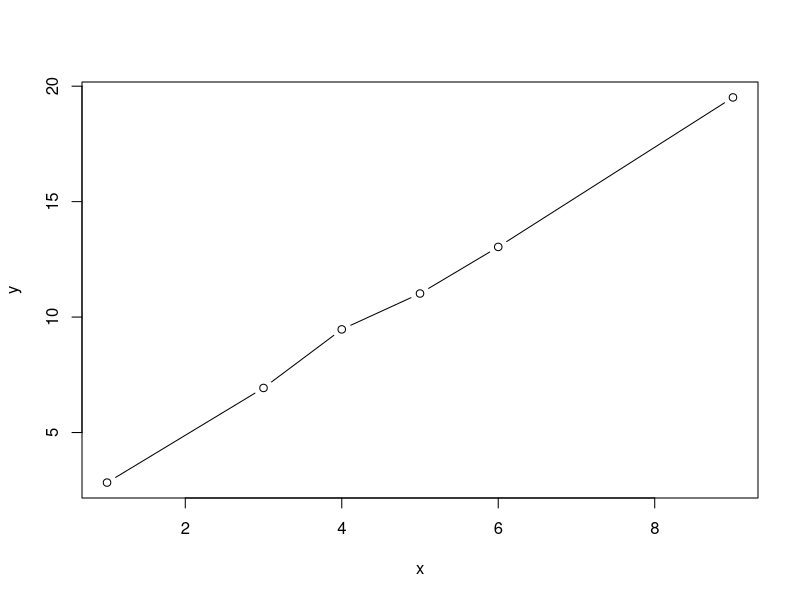
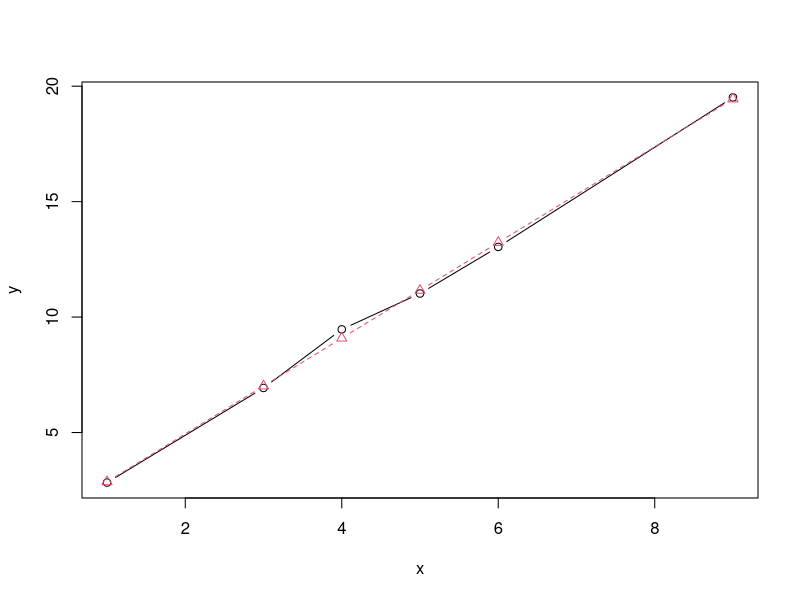
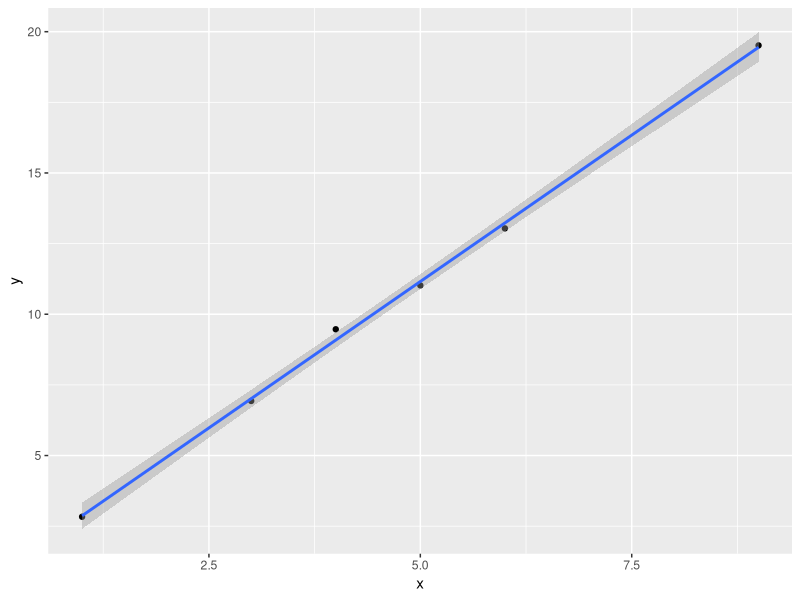
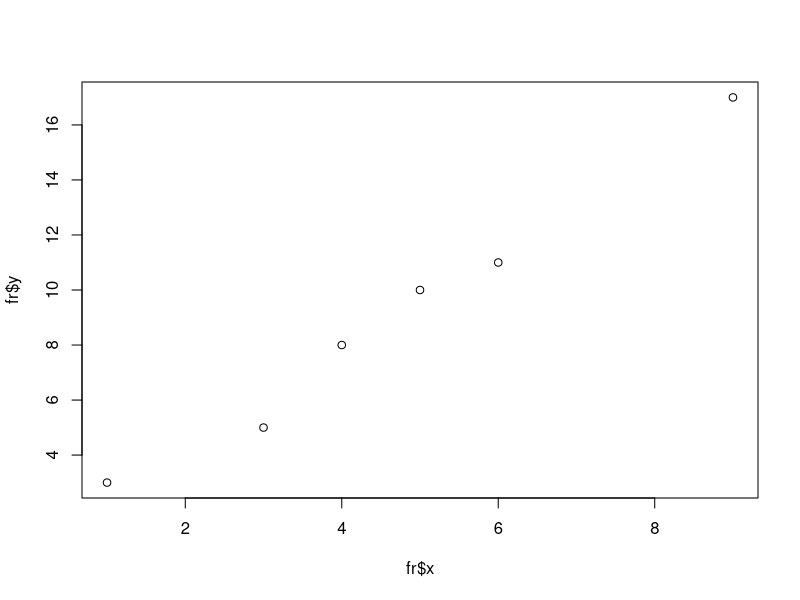
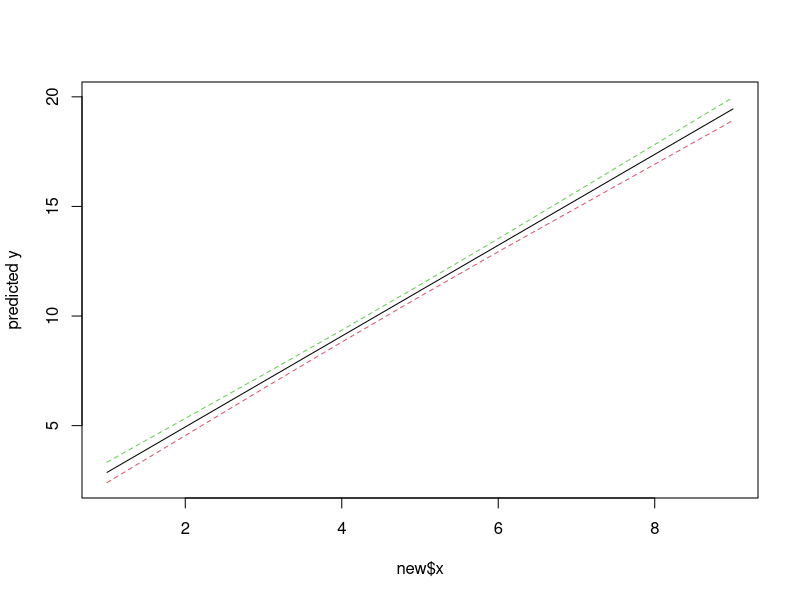
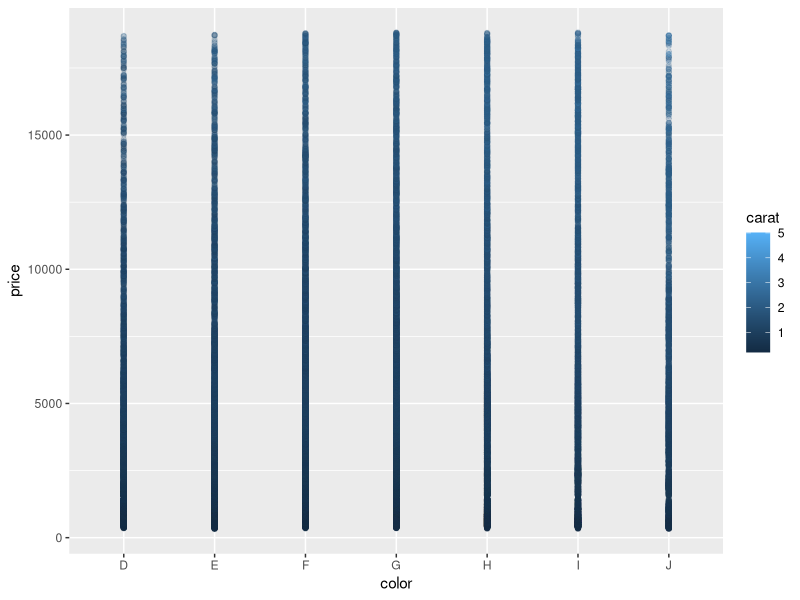
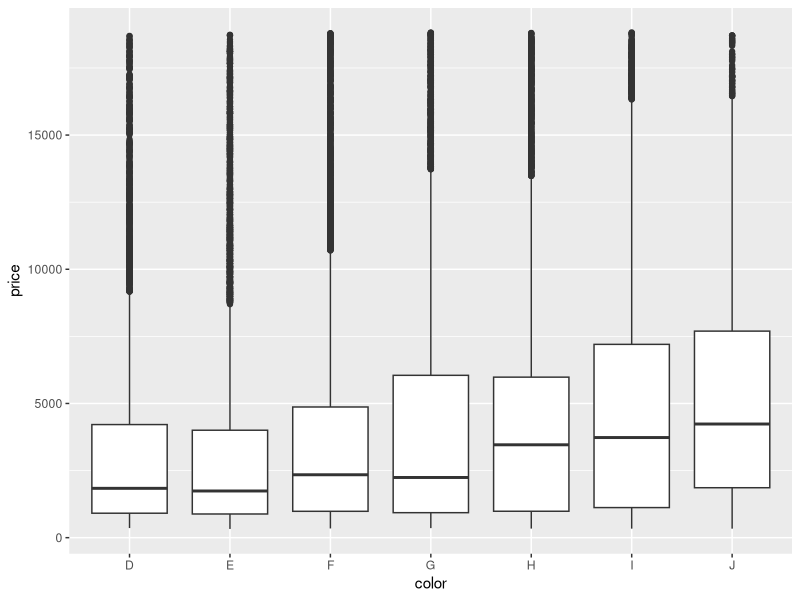

Write the R code that produced these figures, in order. (Note: this script raises an error after producing the figures.)
## ---- chunk 1
knitr::opts_chunk$set(echo = TRUE)
## ---- chunk 2
set.seed(123)
x <- c(4, 6, 3, 5, 1, 9)
x <- sort(x)
y <- 2 * x + 1 + rnorm(6, 0, 0.3)

plot(x, y, type = "b")
## ---- chunk 3
fit <- lm(formula = y ~ x)
fit
## ---- chunk 4
# plot(fit)

plot(x, y, type = 'b')
lines(x, fit$coefficients[1] + fit$coefficients[2]*x, type = 'b', pch = 2, lty = 2, col=2)
## ---- chunk 5
library(ggplot2)

ggplot(data = data.frame(x, y), aes(x, y)) +
        geom_point() +
        geom_smooth(method = "lm")
## ---- chunk 6
fr <- data.frame(x = c(4, 6, 3, 5, 1, 9), y = c(8, 11, 5, 10, 3, 17), z = c("a", "a", "b", "a", "b", "a"))

plot(fr$x, fr$y)
## ---- chunk 7
fit2 <- lm(y ~ x + z , data = fr)
fit2
## ---- chunk 8

## ---- chunk 9

## ---- chunk 10
summary(fit)
# sum_fit <- summary(fit)
# names(fit)
# names(sum_fit)
## ---- chunk 11

## ---- chunk 12

## ---- chunk 13
y_pred <- predict.lm(fit, newdata = data.frame(x), se.fit = TRUE )
# plot(x, y_pred)
# sigma <- sd()
# ic <- c(mean(y))
# plot(y_pred, se.fit = TRUE)
# plot(y_pred)
new <- data.frame(x)
# predict(lm(y ~ x), new, se.fit = TRUE)
# pred.w.plim <- predict(lm(y ~ x), new, interval = "prediction")
pred.w.clim <- predict(lm(y ~ x), new, interval = "confidence")
matplot(new$x, cbind(pred.w.clim),
        lty = c(1,2,2,3,3), type = "l", ylab = "predicted y")
## ---- chunk 14
summary(fit)
## ---- chunk 15
sqrt( mean( (y_pred$fit - y)**2 ) )
## ---- chunk 16

## ---- chunk 17
# to install pacakges
# install.packages("ggplot2")
# install.packages("dplyr")

# --- test if installed
library(ggplot2)
library(dplyr)

diamonds <- ggplot2::diamonds
str(diamonds)
## ---- chunk 18
ggplot(data = diamonds, mapping = aes(x = color, y = price, color = carat)) +
        geom_point(alpha = .2)
# carat
## ---- chunk 19

## ---- chunk 20
diamonds %>% 
        ggplot(data = ., mapping = aes(x = color, y = price)) +
        # geom_point()
        geom_boxplot()
# cut
## ---- chunk 21
# plot(head(diamonds, 1e3 ) )
# plot(diamonds)
## ---- chunk 22
set.seed(123)
sample_index <- sample(x = 1:nrow(diamonds), size = floor(0.8*nrow(diamonds)), replace = FALSE)
train <- diamonds[sample_index , ]
# ytrain <- diamonds[sample_index , ]$price
test <- diamonds[ - sample_index , -7]
ytest <- diamonds[ - sample_index , ]$price
# str(train)
# str(test)

dim(train)
dim(test)
## ---- chunk 23
fit_d <- lm(price ~ carat + ... , data = train)
fit_d
## ---- chunk 24
# plot(fit_d) # pour affiner l'analyse stat
train %>% 
        ggplot(data = ., mapping = (aes(carat, price))) +
        geom_point(alpha = .1) +
        geom_smooth(method = "lm")
## ---- chunk 25
summary(fit_d)
## ---- chunk 26
fit_d_all <- lm(price ~ . , data = train)
fit_d_all
## ---- chunk 27
summary(fit_d_all)
## ---- chunk 28
test
pred <- predict.lm(object = fit_d, newdata = test)
head(pred)
head(ytest)
## ---- chunk 29
sqrt( sum((pred - ytest)**2)/length(pred))

err <- pred - ytest
# err %>% .**2 %>% sum() %>% function(x){x/length(pred)} %>% sqrt()
## ---- chunk 30
res <- data.frame(label = c(rep("pred", length(pred)), rep("real_val", length(pred))) ,value = c(pred, ytest))

# res %>% 
#         ggplot(. , aes(x = rep(1:length(pred), 2) , y = value, color = label) ) +
#         geom_point()
